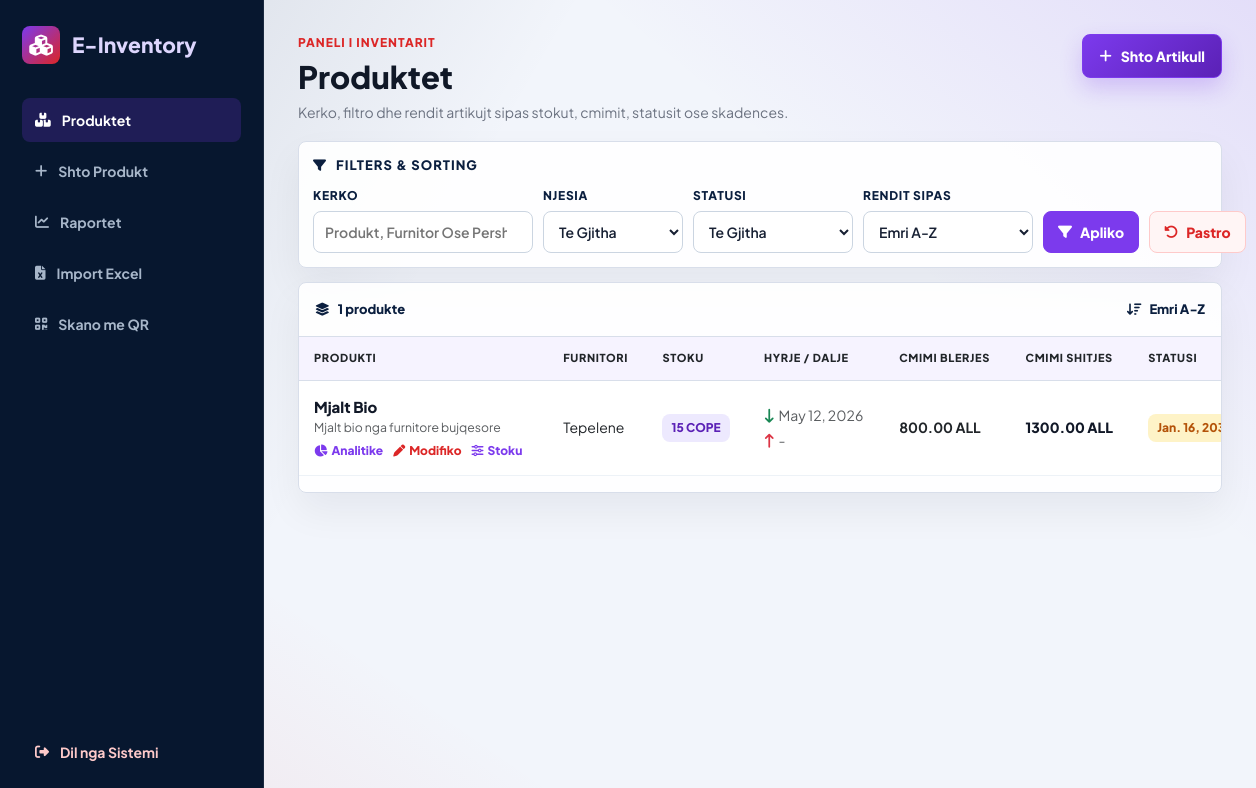
Screenshot of /produkte/ (signed in) with the database file from the repository.
### magazina/models.py (models this page shows, shortened)
class Produkti(models.Model):
    NJESIA_CHOICES = [
        ('KG', 'Kilogram'),
        ('L', 'Litër'),
        ('COPE', 'Copë'),
        ('KUTI', 'Kuti'),
    ]
    MONEDHA_CHOICES = [
        ('ALL', 'Lek'),
        ('EUR', 'Euro'),
        ('USD', 'Dollar'),
    ]
    emri = models.CharField(max_length=200)
    pershkrimi = models.TextField(blank=True, default='', validators=[validate_max_50_words])
    furnitori = models.CharField(max_length=200, blank=True, null=True)
    sasia = models.DecimalField(max_digits=10, decimal_places=3, default=0.000)
    njesia_matese = models.CharField(max_length=10, choices=NJESIA_CHOICES, default='COPE')
    monedha = models.CharField(max_length=3, choices=MONEDHA_CHOICES, default='ALL')
    cmimi_blerjes = models.DecimalField(max_digits=10, decimal_places=3)
    cmimi_shitjes = models.DecimalField(max_digits=10, decimal_places=3)
    ne_oferte = models.BooleanField(default=False)
    cmimi_ofertes = models.DecimalField(max_digits=10, decimal_places=3, null=True, blank=True)
    stoku_minimal = models.DecimalField(max_digits=10, decimal_places=3, default=5.000)
    data_skadences = models.DateField(null=True, blank=True)
    data_hyrjes = models.DateField(null=True, blank=True)
    data_daljes = models.DateField(null=True, blank=True)
    qr_code = models.ImageField(upload_to='qr_codes/', blank=True)
    krijuar_nga = models.ForeignKey(User, on_delete=models.SET_NULL, null=True, blank=True)
    krijuar_me = models.DateTimeField(auto_now_add=True)
    class Meta:
        verbose_name = 'Produkt'
        verbose_name_plural = 'Produkte'

### magazina/views.py (the view)
# urls.py: path('produkte/', lista_produkteve, name='home'),
@login_required
def lista_produkteve(request):
    query = request.GET.get('q', '').strip()
    njesia = request.GET.get('njesia', '').strip()
    statusi = request.GET.get('statusi', '').strip()
    sort = request.GET.get('sort', 'emri')
    sort_label, sort_field = PRODUCT_SORT_OPTIONS.get(sort, PRODUCT_SORT_OPTIONS['emri'])
    produktet = produktet_e_perdoruesit(request.user)
    if query:
        produktet = produktet.filter(
            Q(emri__icontains=query)
            | Q(pershkrimi__icontains=query)
            | Q(furnitori__icontains=query)
        )
    if njesia in dict(Produkti.NJESIA_CHOICES):
        produktet = produktet.filter(njesia_matese=njesia)
    if statusi == 'oferte':
        produktet = produktet.filter(ne_oferte=True)
    elif statusi == 'stok_ulet':
        produktet = produktet.filter(sasia__lt=F('stoku_minimal'))
    elif statusi == 'skaduar':
        produktet = produktet.filter(data_skadences__lt=timezone.localdate())
    elif statusi == 'skadon_shpejt':
        produktet = produktet.filter(
            data_skadences__gte=timezone.localdate(),
            data_skadences__lte=timezone.localdate() + timedelta(days=7),
        )
    produktet = produktet.order_by(sort_field, 'emri')
    context = {
        'produkte': produktet,
        'query': query,
        'filter_values': {
            'njesia': njesia,
            'statusi': statusi,
            'sort': sort,
        },
        'njesia_choices': Produkti.NJESIA_CHOICES,
        'sort_options': PRODUCT_SORT_OPTIONS,
        'sort_label': sort_label,
        'result_count': produktet.count(),
        'today': timezone.localdate(),
    }
    return render(request, 'magazina/lista.html', context)

### magazina/templatetags/inventory_filters.py (called while the page is built)
@register.filter
def sasi_format(value, njesia):
    try:
        number = Decimal(value)
    except (InvalidOperation, TypeError, ValueError):
        return value
    if njesia != 'KG':
        return str(number.quantize(Decimal('1')))
    normalized = number.normalize()
    return format(normalized, 'f')

### magazina/views.py (called while the page is built)
def produktet_e_perdoruesit(user):
    return Produkti.objects.filter(krijuar_nga=user)

### magazina/templates/magazina/lista.html (shortened to what this page needs)
<!DOCTYPE html>
{% load inventory_filters %}
<html lang="sq">
<head>
    <link href="https://cdn.jsdelivr.net/npm/bootstrap@5.3.0/dist/css/bootstrap.min.css" rel="stylesheet">
    <link rel="stylesheet" href="https://cdnjs.cloudflare.com/ajax/libs/font-awesome/6.4.0/css/all.min.css">
</head>
<body>
<div class="app-shell">
    <aside class="sidebar">
        <div>
            <div class="brand"><span class="brand-icon"><i class="fa-solid fa-cubes"></i></span> E-Inventory</div>
            <ul class="sidebar-menu">
                <li><a href="{% url 'home' %}" class="active"><i class="fa-solid fa-boxes-stacked"></i> Produktet</a></li>
                <li><a href="{% url 'shto_produkt' %}"><i class="fa-solid fa-plus"></i> Shto Produkt</a></li>
                <li><a href="{% url 'raportet' %}"><i class="fa-solid fa-chart-line"></i> Raportet</a></li>
                <li><a href="{% url 'importo_excel' %}"><i class="fa-solid fa-file-excel"></i> Import Excel</a></li>
                <li><a href="{% url 'skaner' %}"><i class="fa-solid fa-qrcode"></i> Skano me QR</a></li>
            </ul>
        </div>
        <form method="post" action="{% url 'logout' %}">
            <button type="submit" class="logout-btn"><i class="fa-solid fa-right-from-bracket"></i> Dil nga Sistemi</button>
        </form>
    </aside>
    <main class="main-content">
        <div class="topbar">
            <div>
                <div class="eyebrow">Paneli i inventarit</div>
                <h1>Produktet</h1>
                <p class="subtitle">Kerko, filtro dhe rendit artikujt sipas stokut, cmimit, statusit ose skadences.</p>
            </div>
            <a href="{% url 'shto_produkt' %}" class="btn-action"><i class="fa-solid fa-plus"></i> Shto Artikull</a>
        </div>
        <form method="get" class="toolbar">
            <div class="filter-header"><i class="fa-solid fa-filter"></i> FILTERS & SORTING</div>
            <div class="filter-grid">
                <div>
                    <label class="field-label" for="q">KERKO</label>
                    <input class="control" id="q" type="search" name="q" value="{{ query }}" placeholder="Produkt, Furnitor Ose Pershkrim">
                </div>
                <div>
                    <label class="field-label" for="njesia">NJESIA</label>
                    <select class="control" id="njesia" name="njesia">
                        <option value="">Te Gjitha</option>
                    </select>
                </div>
                <div>
                    <label class="field-label" for="statusi">STATUSI</label>
                    <select class="control" id="statusi" name="statusi">
                        <option value="">Te Gjitha</option>
                    </select>
                </div>
                <div>
                    <label class="field-label" for="sort">RENDIT SIPAS</label>
                    <select class="control" id="sort" name="sort">
                        {% for value, option in sort_options.items %}
                            <option value="{{ value }}" {% if filter_values.sort == value %}selected{% endif %}>{{ option.0 }}</option>
                        {% endfor %}
                    </select>
                </div>
                <button class="btn-filter" type="submit"><i class="fa-solid fa-filter"></i> Apliko</button>
                <a class="btn-reset" href="{% url 'home' %}"><i class="fa-solid fa-rotate-left"></i> Pastro</a>
            </div>
        </form>
        <section class="table-panel">
            <div class="panel-meta">
                <span class="metric"><i class="fa-solid fa-layer-group"></i> {{ result_count }} produkte</span>
                <span class="metric"><i class="fa-solid fa-arrow-down-wide-short"></i> {{ sort_label }}</span>
            </div>
            <div class="table-responsive">
                <table class="table align-middle">
                    <thead>
                        <tr>
                            <th>Produkti</th>
                            <th>Furnitori</th>
                            <th>Stoku</th>
                            <th>Hyrje / Dalje</th>
                            <th>Cmimi blerjes</th>
                            <th>Cmimi shitjes</th>
                            <th>Statusi</th>
                        </tr>
                    </thead>
                    <tbody>
                        {% for p in produkte %}
                            <tr>
                                <td>
                                    <div class="product-name">{{ p.emri }}</div>
                                    <div class="text-muted small">{{ p.pershkrimi|default:"Pa pershkrim"|truncatewords:8 }}</div>
                                    <div class="row-actions">
                                        <a href="{% url 'dashboard_produkti' p.id %}"><i class="fa-solid fa-chart-pie me-1"></i>Analitike</a>
                                        <a class="edit" href="{% url 'modifiko_produktin' p.id %}"><i class="fa-solid fa-pen me-1"></i>Modifiko</a>
                                        <a href="{% url 'menaxho_produktin' p.id %}"><i class="fa-solid fa-sliders me-1"></i>Stoku</a>
                                    </div>
                                </td>
                                <td>{{ p.furnitori|default:"-" }}</td>
                                <td>
                                    <span class="chip {% if p.sasia < p.stoku_minimal %}chip-low{% else %}chip-stock{% endif %}">
                                        {{ p.sasia|sasi_format:p.njesia_matese }} {{ p.njesia_matese }}
                                    </span>
                                </td>
                                <td class="small text-muted">
                                    <div><i class="fa-solid fa-arrow-down-long text-success me-1"></i>{{ p.data_hyrjes|default:"-" }}</div>
                                    <div class="mt-1"><i class="fa-solid fa-arrow-up-long text-danger me-1"></i>{{ p.data_daljes|default:"-" }}</div>
                                </td>
                                <td class="fw-bold">{{ p.cmimi_blerjes|floatformat:2 }} {{ p.monedha }}</td>
                                <td>
                                    {% if p.ne_oferte and p.cmimi_ofertes %}
                                        <div class="price-muted">{{ p.cmimi_shitjes|floatformat:2 }} {{ p.monedha }}</div>
                                        <div class="price-main text-success">{{ p.cmimi_ofertes|floatformat:2 }} {{ p.monedha }}</div>
                                    {% else %}
                                        <div class="price-main">{{ p.cmimi_shitjes|floatformat:2 }} {{ p.monedha }}</div>
                                    {% endif %}
                                </td>
                                <td>
                                    <div class="d-flex gap-2 flex-wrap">
                                        {% if p.data_skadences %}
                                            <span class="chip {% if p.data_skadences < today %}chip-low{% else %}chip-expiry{% endif %}">
                                                {{ p.data_skadences }}
                                            </span>
                                        {% else %}
                                            <span class="chip chip-neutral">Pa skadence</span>
                                        {% endif %}
                                    </div>
                                </td>
                            </tr>
                        {% empty %}
                            <tr>
                                <td colspan="8" class="empty-state">Nuk u gjet asnje produkt me filtrat aktuale.</td>
                            </tr>
                        {% endfor %}
                    </tbody>
                </table>
            </div>
        </section>
    </main>
</div>
</body>
</html>

### rows the page displays
Produkti: emri "Mjalt Bio", pershkrimi "Mjalt bio nga furnitore bujqesore", furnitori "Tepelene", sasia|sasi_format "15", njesia_matese "COPE", data_hyrjes "May 12, 2026", data_daljes "-", cmimi_blerjes "800.00", monedha "ALL", cmimi_shitjes "1300.00", data_skadences "Jan. 16,…"

### other values shown
{{ result_count }} "1"
{{ sort_label }} "Emri A-Z"
form field sort "Emri A-Z"
